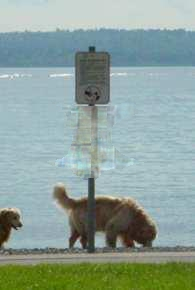
#> input picture output.jpg, 195 x 290 px
$ python __main__.py ../output.jpg ../output.jpg   (older library calls are emulated)
#> lines starting #> are read from the running program, lines starting #| are printed output that depends on the picture; after the words box and inside, x2 and y2 are one past the last pixel; in counts of white or black regions, pixels touching at a corner belong together
### inpainter/inpainter.py
import numpy as np
import matplotlib.pyplot as plt
import time
from skimage.color import rgb2grey, rgb2lab
from skimage.filters import laplace
from sklearn.linear_model import Lasso
from scipy.ndimage.filters import convolve


class Inpainter():
    def __init__(self, image, mask, patch_size=9, plot_progress=False, include_target_in_dict=False):
        self.image = image.astype('uint8')
        self.mask = mask.round().astype('uint8')
        self.patch_size = patch_size
        self.step_size = patch_size // 4

        self.plot_progress = plot_progress
        self.include_target_in_dict = include_target_in_dict

        # Non initialized attributes
        self.working_image = None
        self.working_mask = None
        self.front = None
        self.confidence = None
        self.data = None
        self.priority = None
        self.dictionary_r = []
        self.dictionary_g = []
        self.dictionary_b = []
        self.r_Lasso = Lasso(max_iter=1e6, tol=0.001)
        self.g_Lasso = Lasso(max_iter=1e6, tol=0.001)
        self.b_Lasso = Lasso(max_iter=1e6, tol=0.001)
        self.Lasso = Lasso(max_iter=1e6, tol=0.001)

    def inpaint(self):
        """ Compute the new image and return it """

        self._validate_inputs()
        self._initialize_attributes()

        start_time = time.time()
        keep_going = True
        while keep_going:
            self._find_front()
            if self.plot_progress:
                self._plot_image()

            self._update_priority()

            target_pixel = self._find_highest_priority_pixel()
            find_start_time = time.time()
            generated_image = self._generate_by_dict(target_pixel)
            print('Time to find best: %f seconds'
                  % (time.time()-find_start_time))

            self._update_image(target_pixel, generated_image)

            keep_going = not self._finished()

        self._plot_image()
        print('Took %f seconds to complete' % (time.time() - start_time))
        return self.working_image

    def _validate_inputs(self):
        if self.image.shape[:2] != self.mask.shape:
            raise AttributeError('mask and image must be of the same size')

    # [20 lines left out: function _plot_image, not called in this run]

    def _initialize_attributes(self):
        """ Initialize the non initialized attributes

        The confidence is initially the inverse of the mask, that is, the
        target region is 0 and source region is 1.

        The data starts with zero for all pixels.

        The working image and working mask start as copies of the original
        image and mask.
        """
        height, width = self.image.shape[:2]

        self.confidence = (1 - self.mask).astype(float)
        self.data = np.zeros([height, width])

        self.working_image = np.copy(self.image)
        self.working_mask = np.copy(self.mask)

        for i in range(0, self.working_image.shape[0]-self.patch_size, self.step_size):
            for j in range(0, self.working_image.shape[1]-self.patch_size, self.step_size):
                if self.include_target_in_dict:
                    self.dictionary_r.append(
                            np.copy(self.working_image[i:i+self.patch_size, j:j+self.patch_size, 0]))
                    self.dictionary_g.append(
                        np.copy(self.working_image[i:i+self.patch_size, j:j+self.patch_size, 1]))
                    self.dictionary_b.append(
                        np.copy(self.working_image[i:i+self.patch_size, j:j+self.patch_size, 2]))
                else:
                    temp_mask = self.working_mask[i:i +
                                                self.patch_size, j:j+self.patch_size]
                    if not np.any(temp_mask):
                        self.dictionary_r.append(
                            np.copy(self.working_image[i:i+self.patch_size, j:j+self.patch_size, 0]))
                        self.dictionary_g.append(
                            np.copy(self.working_image[i:i+self.patch_size, j:j+self.patch_size, 1]))
                        self.dictionary_b.append(
                            np.copy(self.working_image[i:i+self.patch_size, j:j+self.patch_size, 2]))

        self.dictionary_r = np.stack(self.dictionary_r, axis=0)
        self.dictionary_g = np.stack(self.dictionary_g, axis=0)
        self.dictionary_b = np.stack(self.dictionary_b, axis=0)
#         print("before reshape concat dictionary shape:{}".format(self.dictionary_r.shape))

        self.dictionary_r = np.reshape(
            self.dictionary_r, [self.dictionary_r.shape[0], -1])
        self.dictionary_g = np.reshape(
            self.dictionary_g, [self.dictionary_g.shape[0], -1])
        self.dictionary_b = np.reshape(
            self.dictionary_b, [self.dictionary_b.shape[0], -1])

#         self.dictionary = np.concatenate((self.dictionary_r, self.dictionary_g, self.dictionary_b), axis=0)


    def _find_front(self):
        """ Find the front using laplacian on the mask

        The laplacian will give us the edges of the mask, it will be positive
        at the higher region (white) and negative at the lower region (black).
        We only want the the white region, which is inside the mask, so we
        filter the negative values.
        """
        self.front = (laplace(self.working_mask) > 0).astype('uint8')
        # TODO: check if scipy's laplace filter is faster than scikit's

    def _update_priority(self):
        self._update_confidence()
        self._update_data()
        self.priority = self.confidence * self.data * self.front

    def _update_confidence(self):
        # This function the center of this patch
        # Consider refactor
        new_confidence = np.copy(self.confidence)
        front_positions = np.argwhere(self.front == 1)
        for point in front_positions:
            patch = self._get_patch(point)
            new_confidence[point[0], point[1]] = sum(sum(
                self._patch_data(self.confidence, patch)
            ))/self._patch_area(patch)

        self.confidence = new_confidence

    def _update_data(self):
        normal = self._calc_normal_matrix()
        gradient = self._calc_gradient_matrix()

        normal_gradient = normal*gradient
        self.data = np.sqrt(
            normal_gradient[:, :, 0]**2 + normal_gradient[:, :, 1]**2
        ) + 0.001  # To be sure to have a greater than 0 data

    def _calc_normal_matrix(self):
        x_kernel = np.array([[.25, 0, -.25], [.5, 0, -.5], [.25, 0, -.25]])
        y_kernel = np.array([[-.25, -.5, -.25], [0, 0, 0], [.25, .5, .25]])

        x_normal = convolve(self.working_mask.astype(float), x_kernel)
        y_normal = convolve(self.working_mask.astype(float), y_kernel)
        normal = np.dstack((x_normal, y_normal))

        height, width = normal.shape[:2]
        norm = np.sqrt(y_normal**2 + x_normal**2) \
                 .reshape(height, width, 1) \
                 .repeat(2, axis=2)
        norm[norm == 0] = 1

        unit_normal = normal/norm
        return unit_normal

    def _calc_gradient_matrix(self):
        # TODO: find a better method to calc the gradient
        height, width = self.working_image.shape[:2]

        grey_image = rgb2grey(self.working_image)
        grey_image[self.working_mask == 1] = None

        gradient = np.nan_to_num(np.array(np.gradient(grey_image)))
        gradient_val = np.sqrt(gradient[0]**2 + gradient[1]**2)
        max_gradient = np.zeros([height, width, 2])

        front_positions = np.argwhere(self.front == 1)
        for point in front_positions:
            patch = self._get_patch(point)
            patch_y_gradient = self._patch_data(gradient[0], patch)
            patch_x_gradient = self._patch_data(gradient[1], patch)
            patch_gradient_val = self._patch_data(gradient_val, patch)

            patch_max_pos = np.unravel_index(
                patch_gradient_val.argmax(),
                patch_gradient_val.shape
            )

            max_gradient[point[0], point[1], 0] = \
                patch_y_gradient[patch_max_pos]
            max_gradient[point[0], point[1], 1] = \
                patch_x_gradient[patch_max_pos]

        return max_gradient

    def _find_highest_priority_pixel(self):
        point = np.unravel_index(self.priority.argmax(), self.priority.shape)
        return point

    def _generate_by_dict(self, target_pixel):
        target_patch = self._get_patch(target_pixel)

        temp_h = target_patch[0][1] - target_patch[0][0] + 1
        temp_w = target_patch[1][1] - target_patch[1][0] + 1

        raw_y_r = self.working_image[target_patch[0][0]:target_patch[0][1]+1,
                                      target_patch[1][0]:target_patch[1][1]+1, 0]
        raw_y_g = self.working_image[target_patch[0][0]:target_patch[0][1]+1,
                                      target_patch[1][0]:target_patch[1][1]+1, 1]
        raw_y_b = self.working_image[target_patch[0][0]:target_patch[0][1]+1,
                                      target_patch[1][0]:target_patch[1][1]+1, 2]

        raw_y_r = raw_y_r.reshape(-1)
        raw_y_g = raw_y_g.reshape(-1)
        raw_y_b = raw_y_b.reshape(-1)


        dictionary_tr = self.dictionary_r.reshape((-1,self.patch_size, self.patch_size))[:, 0:temp_h, 0:temp_w].reshape((-1, temp_h*temp_w))
        dictionary_tg = self.dictionary_g.reshape((-1,self.patch_size, self.patch_size))[:, 0:temp_h, 0:temp_w].reshape((-1, temp_h*temp_w))
        dictionary_tb = self.dictionary_b.reshape((-1,self.patch_size, self.patch_size))[:, 0:temp_h, 0:temp_w].reshape((-1, temp_h*temp_w))

        temp_mask = self.working_mask[target_patch[0][0]:target_patch[0][1]+1,
                                      target_patch[1][0]:target_patch[1][1]+1]

        temp_mask = temp_mask.reshape(-1)

        raw_y_r = raw_y_r[temp_mask==0]
        raw_y_g = raw_y_g[temp_mask==0]
        raw_y_b = raw_y_b[temp_mask==0]

        dictionary_tr = dictionary_tr[:, temp_mask==0].T
        dictionary_tg = dictionary_tg[:, temp_mask==0].T
        dictionary_tb = dictionary_tb[:, temp_mask==0].T

# [27 lines of commented-out code are left out]

        self.r_Lasso.fit(dictionary_tr, raw_y_r)
        self.g_Lasso.fit(dictionary_tg, raw_y_g)
        self.b_Lasso.fit(dictionary_tb, raw_y_b)

        dictionary_r_p = self.dictionary_r.reshape((-1,self.patch_size,
                                                    self.patch_size))[:, 0:temp_h, 0:temp_w].reshape((-1, temp_h*temp_w)).T
        dictionary_g_p = self.dictionary_g.reshape((-1,self.patch_size,
                                                    self.patch_size))[:, 0:temp_h, 0:temp_w].reshape((-1, temp_h*temp_w)).T
        dictionary_b_p = self.dictionary_b.reshape((-1,self.patch_size,
                                                    self.patch_size))[:, 0:temp_h, 0:temp_w].reshape((-1, temp_h*temp_w)).T


        predict_r = self.r_Lasso.predict(dictionary_r_p).reshape(
            (temp_h, temp_w))
        predict_g = self.g_Lasso.predict(dictionary_g_p).reshape(
            (temp_h, temp_w))
        predict_b = self.b_Lasso.predict(dictionary_b_p).reshape(
            (temp_h, temp_w))

#         self.Lasso.fit(dictionary, raw_y)
#         predict = self.Lasso.predict(self.dictionary)
#         predict_r = predict[:self.patch_size**2].reshape(
#             (self.patch_size, self.patch_size))
#         predict_g = predict[self.patch_size**2:2*self.patch_size**2].reshape(
#             (self.patch_size, self.patch_size))
#         predict_b = predict[2*self.patch_size**2:].reshape(
#             (self.patch_size, self.patch_size))

        # [patch_size, patch_size, 3]
        predict = np.stack([predict_r, predict_g, predict_b], axis=-1)

        return predict

    # def _update_image(self, target_pixel, source_patch):
    # [29 lines left out: function _update_image, not called in this run]

    def _get_patch(self, point):
        half_patch_size = (self.patch_size-1)//2
        height, width = self.working_image.shape[:2]
        patch = [
            [
                max(0, point[0] - half_patch_size),
                min(point[0] + half_patch_size, height-1)
            ],
            [
                max(0, point[1] - half_patch_size),
                min(point[1] + half_patch_size, width-1)
            ]
        ]
        return patch

    # [24 lines left out: functions _calc_patch_difference, _finished, not called in this run]

    @staticmethod
    def _patch_area(patch):
        return (1+patch[0][1]-patch[0][0]) * (1+patch[1][1]-patch[1][0])

    @staticmethod
    def _patch_shape(patch):
        return (1+patch[0][1]-patch[0][0]), (1+patch[1][1]-patch[1][0])

    @staticmethod
    def _patch_data(source, patch):
        return source[
            patch[0][0]:patch[0][1]+1,
            patch[1][0]:patch[1][1]+1
        ]

    # [11 lines left out: functions _copy_to_patch, _to_rgb, not called in this run]

### inpainter/__main__.py
import argparse
from skimage.io import imread, imsave

from inpainter import Inpainter


def main():
    args = parse_args()

    image = imread(args.input_image)
#> image is the input picture: shape (290, 195, 3); mean R, G, B 141.2, 161.1, 154
    mask = imread(args.mask, as_gray=True)
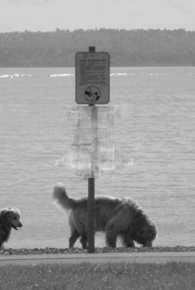
#> mask: shape (290, 195) float64; min 0.0647, max 0.97, mean 0.613

    output_image = Inpainter(
        image,
        mask,
        patch_size=args.patch_size,
        plot_progress=args.plot_progress,
        include_target_in_dict=args.include_target_in_dict
    ).inpaint()
#> in __init__, `self.mask = mask.round().astype('uint8')`:
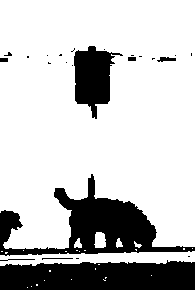
#> self.mask: shape (290, 195); values 0 (black) and 1 (white), 77.3% white; 24 black regions (16 under 20 px), largest, box (x1, y1, x2, y2) and area: (0, 174, 195, 256) 5375, (0, 260, 195, 290) 5182, (74, 46, 123, 119) 2019
#> after the loop in _initialize_attributes, `for i in range(0, self.working_image.shape[0]-self.patch_size, self.st..`: self.dictionary_b = 1523 items
#> in _initialize_attributes, `self.dictionary_r = np.reshape( self.dictionary_r, [self.dictionary_r...`:
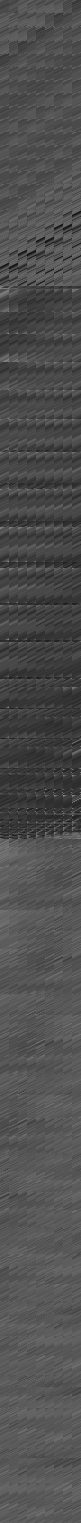
#> self.dictionary_r: shape (1523, 81); min 18, max 140, mean 78.9
#> in _initialize_attributes, `self.dictionary_g = np.reshape( self.dictionary_g, [self.dictionary_g...`:
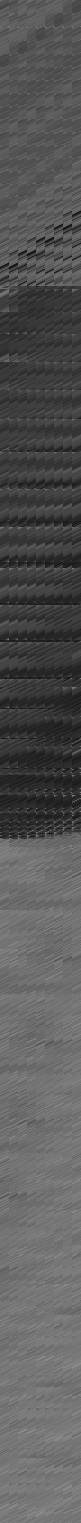
#> self.dictionary_g: shape (1523, 81); min 16, max 140, mean 88.2
#> in _initialize_attributes, `self.dictionary_b = np.reshape( self.dictionary_b, [self.dictionary_b...`:
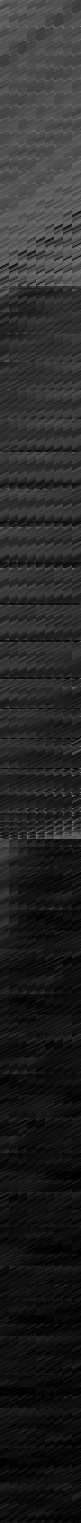
#> self.dictionary_b: shape (1523, 81); min 0, max 138, mean 38.7
#> the loop in inpaint, `while keep_going:` made 1 pass
#> pass 1, in _update_confidence, `self.confidence = new_confidence`:
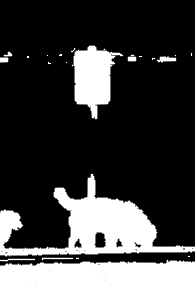
#> self.confidence: shape (290, 195) float64; min 0, max 1, mean 0.238
#> pass 1, in _calc_normal_matrix, `y_normal = convolve(self.working_mask.astype(float), y_kernel)`:
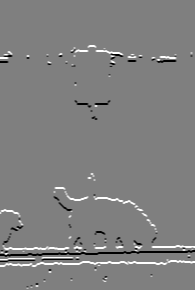
#> y_normal: shape (290, 195) float64; min -1, max 1, mean 0.0069; drawn with min black and max white
    imsave(args.output, output_image, quality=100)


def parse_args():
    parser = argparse.ArgumentParser()
    parser.add_argument(
        '-ps',
        '--patch-size',
        help='the size of the patches',
        type=int,
        default=9
    )
    parser.add_argument(
        '-o',
        '--output',
        help='the file path to save the output image',
        default='output.jpg'
    )
    parser.add_argument(
        '--plot-progress',
        help='plot each generated image',
        action='store_true',
        default=False
    )
    parser.add_argument(
        '--include-target-in-dict',
        help='Include the target result inside the dictionary',
        action='store_true',
        default=False
    )
    parser.add_argument(
        'input_image',
        help='the image containing objects to be removed'
    )
    parser.add_argument(
        'mask',
        help='the mask of the region to be removed'
    )
    return parser.parse_args()


if __name__ == '__main__':
#> (the run stopped early here; a loop or call above may not have finished)
